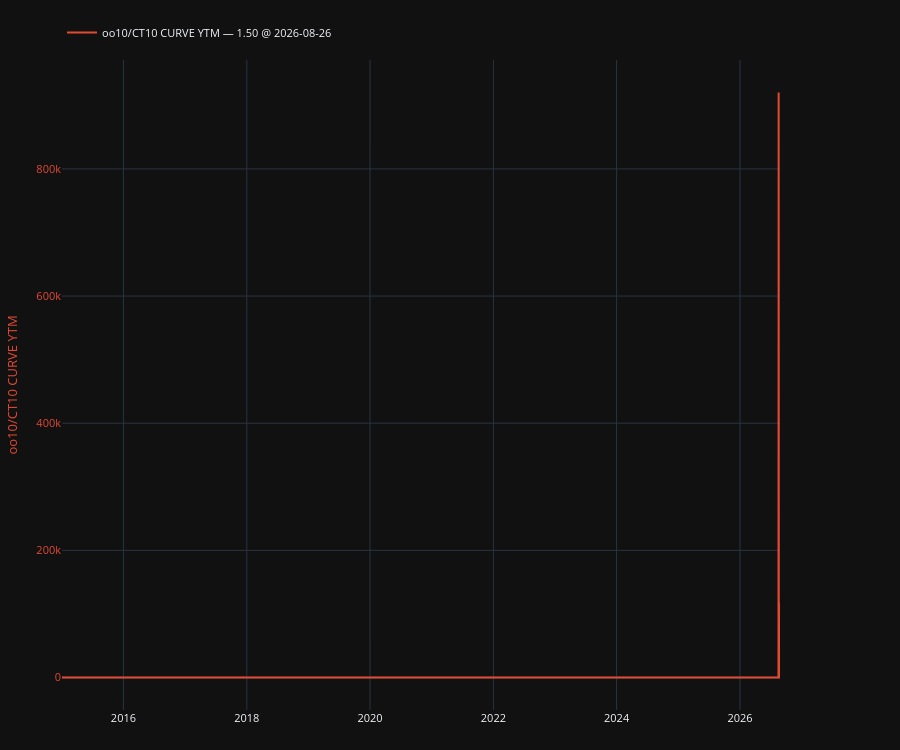

Notebook source saved alongside this figure:
### Code cell
from RVUtils.plt_timeseries import make_secondary_axis_plot
plot, fig, ax, ax2, legend = make_secondary_axis_plot(engine="plotly")
plot(df["oo10/CT10 CURVE YTM"])
# plot(df["USD-SOFR-1D 7Y OUTRIGHT SPREADOVER"], which="right")
# plot(df["USD-SOFR-1D 20Y OUTRIGHT SPREADOVER"], which="right")
legend(show_date=True)
plt.show()

### Figure 1 — Plotly figure (JSON) as saved in the notebook; plotly's stock layout.template omitted (floating-point values rounded to 4 significant figures; data arrays with more than 128 entries replaced by an {"elided": "..."} marker saying what was removed)
{"data": [{"line": {"color": "#E24A33"}, "mode": "lines", "name": "oo10/CT10 CURVE YTM — 1.50 @ 2026-08-26", "showlegend": true, "type": "scatter", "x": {"elided": "2913 str values"}, "y": {"elided": "2913 float values"}, "yaxis": "y"}], "layout": {"font": {"size": 11}, "height": 750, "legend": {"orientation": "h", "x": 0, "xanchor": "left", "y": 1.02, "yanchor": "bottom"}, "margin": {"b": 40, "l": 60, "r": 120, "t": 60}, "newshape": {"line": {"color": "red"}}, "title": {}, "xaxis": {"showgrid": true, "showspikes": true, "spikecolor": "white", "spikemode": "across", "spikesnap": "cursor"}, "yaxis": {"showgrid": true, "showspikes": true, "spikecolor": "white", "spikesnap": "cursor", "spikethickness": 0.5, "tickfont": {"color": "#E24A33"}, "title": {"font": {"color": "#E24A33"}, "text": "oo10/CT10 CURVE YTM"}}}}
